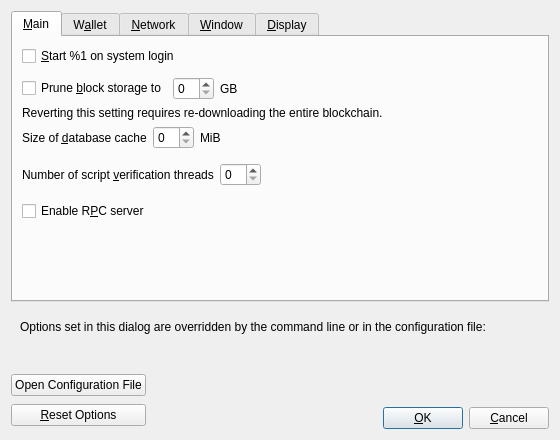
<?xml version="1.0" encoding="UTF-8"?>
<ui version="4.0">
 <class>OptionsDialog</class>
 <widget class="QDialog" name="OptionsDialog">
  <property name="geometry">
   <rect>
    <x>0</x>
    <y>0</y>
    <width>560</width>
    <height>440</height>
   </rect>
  </property>
  <property name="windowTitle">
   <string>Options</string>
  </property>
  <property name="modal">
   <bool>true</bool>
  </property>
  <layout class="QVBoxLayout" name="verticalLayout">
   <item>
    <widget class="QTabWidget" name="tabWidget">
     <property name="currentIndex">
      <number>0</number>
     </property>
     <widget class="QWidget" name="tabMain">
      <attribute name="title">
       <string>&amp;Main</string>
      </attribute>
      <layout class="QVBoxLayout" name="verticalLayout_Main">
       <item>
        <widget class="QCheckBox" name="xogecoinAtStartup">
         <property name="toolTip">
          <string>Automatically start %1 after logging in to the system.</string>
         </property>
         <property name="text">
          <string>&amp;Start %1 on system login</string>
         </property>
        </widget>
       </item>
       <item>
        <spacer name="horizontalSpacer_0_Main">
         <property name="orientation">
          <enum>Qt::Horizontal</enum>
         </property>
         <property name="sizeHint" stdset="0">
          <size>
           <width>40</width>
           <height>5</height>
          </size>
         </property>
        </spacer>
       </item>
       <item>
        <layout class="QHBoxLayout" name="horizontalLayout_Main_Prune">
         <item>
          <widget class="QCheckBox" name="prune">
           <property name="toolTip">
            <string>Enabling pruning significantly reduces the disk space required to store transactions. All blocks are still fully validated. Reverting this setting requires re-downloading the entire blockchain.</string>
           </property>
           <property name="text">
            <string>Prune &amp;block storage to</string>
           </property>
          </widget>
         </item>
         <item>
          <widget class="QSpinBox" name="pruneSize"/>
         </item>
         <item>
          <widget class="QLabel" name="pruneSizeUnitLabel">
           <property name="text">
            <string>GB</string>
           </property>
           <property name="textFormat">
            <enum>Qt::PlainText</enum>
           </property>
          </widget>
         </item>
         <item>
          <spacer name="horizontalSpacer_Main_Prune">
           <property name="orientation">
            <enum>Qt::Horizontal</enum>
           </property>
           <property name="sizeHint" stdset="0">
            <size>
             <width>40</width>
             <height>20</height>
            </size>
           </property>
          </spacer>
         </item>
        </layout>
       </item>
       <item>
        <widget class="QLabel" name="pruneWarning">
         <property name="text">
          <string>Reverting this setting requires re-downloading the entire blockchain.</string>
         </property>
         <property name="textFormat">
          <enum>Qt::PlainText</enum>
         </property>
        </widget>
       </item>
       <item>
        <layout class="QHBoxLayout" name="horizontalLayout_2_Main">
         <item>
          <widget class="QLabel" name="databaseCacheLabel">
           <property name="toolTip">
            <string extracomment="Tooltip text for Options window setting that sets the size of the database cache. Explains the corresponding effects of increasing/decreasing this value.">Maximum database cache size. A larger cache can contribute to faster sync, after which the benefit is less pronounced for most use cases. Lowering the cache size will reduce memory usage. Unused mempool memory is shared for this cache.</string>
           </property>
           <property name="text">
            <string>Size of &amp;database cache</string>
           </property>
           <property name="textFormat">
            <enum>Qt::PlainText</enum>
           </property>
           <property name="buddy">
            <cstring>databaseCache</cstring>
           </property>
          </widget>
         </item>
         <item>
          <widget class="QSpinBox" name="databaseCache"/>
         </item>
         <item>
          <widget class="QLabel" name="databaseCacheUnitLabel">
           <property name="text">
            <string>MiB</string>
           </property>
           <property name="textFormat">
            <enum>Qt::PlainText</enum>
           </property>
          </widget>
         </item>
         <item>
          <spacer name="horizontalSpacer_2_Main">
           <property name="orientation">
            <enum>Qt::Horizontal</enum>
           </property>
           <property name="sizeHint" stdset="0">
            <size>
             <width>40</width>
             <height>20</height>
            </size>
           </property>
          </spacer>
         </item>
        </layout>
       </item>
       <item>
        <layout class="QHBoxLayout" name="horizontalLayout_Main_VerifyLabel">
         <item>
          <widget class="QLabel" name="threadsScriptVerifLabel">
           <property name="toolTip">
            <string extracomment="Tooltip text for Options window setting that sets the number of script verification threads. Explains that negative values mean to leave these many cores free to the system.">Set the number of script verification threads. Negative values correspond to the number of cores you want to leave free to the system.</string>
           </property>
           <property name="text">
            <string>Number of script &amp;verification threads</string>
           </property>
           <property name="textFormat">
            <enum>Qt::PlainText</enum>
           </property>
           <property name="buddy">
            <cstring>threadsScriptVerif</cstring>
           </property>
          </widget>
         </item>
         <item>
          <widget class="QSpinBox" name="threadsScriptVerif">
           <property name="toolTip">
            <string>(0 = auto, &lt;0 = leave that many cores free)</string>
           </property>
          </widget>
         </item>
         <item>
          <spacer name="horizontalSpacer_Main_Threads">
           <property name="orientation">
            <enum>Qt::Horizontal</enum>
           </property>
           <property name="sizeHint" stdset="0">
            <size>
             <width>40</width>
             <height>40</height>
            </size>
           </property>
          </spacer>
         </item>
        </layout>
       </item>
       <item>
        <widget class="QCheckBox" name="enableServer">
         <property name="toolTip">
          <string extracomment="Tooltip text for Options window setting that enables the RPC server.">This allows you or a third party tool to communicate with the node through command-line and JSON-RPC commands.</string>
         </property>
         <property name="text">
          <string extracomment="An Options window setting to enable the RPC server.">Enable R&amp;PC server</string>
         </property>
        </widget>
       </item>
       <item>
        <spacer name="verticalSpacer_Main">
         <property name="orientation">
          <enum>Qt::Vertical</enum>
         </property>
         <property name="sizeHint" stdset="0">
          <size>
           <width>20</width>
           <height>40</height>
          </size>
         </property>
        </spacer>
       </item>
      </layout>
     </widget>
     <widget class="QWidget" name="tabWallet">
      <attribute name="title">
       <string>W&amp;allet</string>
      </attribute>
      <layout class="QVBoxLayout" name="verticalLayout_Wallet">
       <item>
        <widget class="QCheckBox" name="subFeeFromAmount">
         <property name="toolTip">
          <string extracomment="Tooltip text for Options window setting that sets subtracting the fee from a sending amount as default.">Whether to set subtract fee from amount as default or not.</string>
         </property>
         <property name="text">
          <string extracomment="An Options window setting to set subtracting the fee from a sending amount as default.">Subtract &amp;fee from amount by default</string>
         </property>
        </widget>
       </item>
       <item>
        <widget class="QGroupBox" name="groupBox">
         <property name="title">
          <string>Expert</string>
         </property>
         <layout class="QVBoxLayout" name="verticalLayout_2">
          <item>
           <widget class="QCheckBox" name="coinControlFeatures">
            <property name="toolTip">
             <string>Whether to show coin control features or not.</string>
            </property>
            <property name="text">
             <string>Enable coin &amp;control features</string>
            </property>
           </widget>
          </item>
          <item>
           <widget class="QCheckBox" name="spendZeroConfChange">
            <property name="toolTip">
             <string>If you disable the spending of unconfirmed change, the change from a transaction cannot be used until that transaction has at least one confirmation. This also affects how your balance is computed.</string>
            </property>
            <property name="text">
             <string>&amp;Spend unconfirmed change</string>
            </property>
           </widget>
          </item>
          <item>
           <widget class="QCheckBox" name="m_enable_psbt_controls">
            <property name="text">
             <string extracomment="An options window setting to enable PSBT controls.">Enable &amp;PSBT controls</string>
            </property>
            <property name="toolTip">
             <string extracomment="Tooltip text for options window setting that enables PSBT controls.">Whether to show PSBT controls.</string>
            </property>
           </widget>
          </item>
         </layout>
        </widget>
       </item>
       <item>
        <widget class="QGroupBox" name="groupBoxHww">
         <property name="title">
          <string>External Signer (e.g. hardware wallet)</string>
         </property>
         <layout class="QVBoxLayout" name="verticalLayoutHww">
          <item>
           <layout class="QHBoxLayout" name="horizontalLayoutHww">
            <item>
             <widget class="QLabel" name="externalSignerPathLabel">
              <property name="text">
               <string>&amp;External signer script path</string>
              </property>
              <property name="buddy">
               <cstring>externalSignerPath</cstring>
              </property>
             </widget>
            </item>
            <item>
             <widget class="QLineEdit" name="externalSignerPath">
              <property name="toolTip">
               <string>Full path to a Qogecoin Core compatible script (e.g. C:\Downloads\hwi.exe or /Users/you/Downloads/hwi.py). Beware: malware can steal your coins!</string>
              </property>
             </widget>
            </item>
           </layout>
          </item>
         </layout>
        </widget>
       </item>
       <item>
        <spacer name="verticalSpacer_Wallet">
         <property name="orientation">
          <enum>Qt::Vertical</enum>
         </property>
         <property name="sizeHint" stdset="0">
          <size>
           <width>20</width>
           <height>40</height>
          </size>
         </property>
        </spacer>
       </item>
      </layout>
     </widget>
     <widget class="QWidget" name="tabNetwork">
      <attribute name="title">
       <string>&amp;Network</string>
      </attribute>
      <layout class="QVBoxLayout" name="verticalLayout_Network">
       <item>
        <widget class="QCheckBox" name="mapPortUpnp">
         <property name="toolTip">
          <string>Automatically open the Qogecoin client port on the router. This only works when your router supports UPnP and it is enabled.</string>
         </property>
         <property name="text">
          <string>Map port using &amp;UPnP</string>
         </property>
        </widget>
       </item>
       <item>
        <widget class="QCheckBox" name="mapPortNatpmp">
         <property name="toolTip">
          <string>Automatically open the Qogecoin client port on the router. This only works when your router supports NAT-PMP and it is enabled. The external port could be random.</string>
         </property>
         <property name="text">
          <string>Map port using NA&amp;T-PMP</string>
         </property>
        </widget>
       </item>
       <item>
        <widget class="QCheckBox" name="allowIncoming">
         <property name="toolTip">
          <string>Accept connections from outside.</string>
         </property>
         <property name="text">
          <string>Allow incomin&amp;g connections</string>
         </property>
        </widget>
       </item>
       <item>
        <widget class="QCheckBox" name="connectSocks">
         <property name="toolTip">
          <string>Connect to the Qogecoin network through a SOCKS5 proxy.</string>
         </property>
         <property name="text">
          <string>&amp;Connect through SOCKS5 proxy (default proxy):</string>
         </property>
        </widget>
       </item>
       <item>
        <layout class="QHBoxLayout" name="horizontalLayout_1_Network">
         <item>
          <widget class="QLabel" name="proxyIpLabel">
           <property name="text">
            <string>Proxy &amp;IP:</string>
           </property>
           <property name="textFormat">
            <enum>Qt::PlainText</enum>
           </property>
           <property name="buddy">
            <cstring>proxyIp</cstring>
           </property>
          </widget>
         </item>
         <item>
          <widget class="QValidatedLineEdit" name="proxyIp">
           <property name="minimumSize">
            <size>
             <width>140</width>
             <height>0</height>
            </size>
           </property>
           <property name="maximumSize">
            <size>
             <width>140</width>
             <height>16777215</height>
            </size>
           </property>
           <property name="toolTip">
            <string>IP address of the proxy (e.g. IPv4: 127.0.0.1 / IPv6: ::1)</string>
           </property>
          </widget>
         </item>
         <item>
          <widget class="QLabel" name="proxyPortLabel">
           <property name="text">
            <string>&amp;Port:</string>
           </property>
           <property name="textFormat">
            <enum>Qt::PlainText</enum>
           </property>
           <property name="buddy">
            <cstring>proxyPort</cstring>
           </property>
          </widget>
         </item>
         <item>
          <widget class="QLineEdit" name="proxyPort">
           <property name="minimumSize">
            <size>
             <width>55</width>
             <height>0</height>
            </size>
           </property>
           <property name="maximumSize">
            <size>
             <width>55</width>
             <height>16777215</height>
            </size>
           </property>
           <property name="toolTip">
            <string>Port of the proxy (e.g. 9050)</string>
           </property>
          </widget>
         </item>
         <item>
          <spacer name="horizontalSpacer_1_Network">
           <property name="orientation">
            <enum>Qt::Horizontal</enum>
           </property>
           <property name="sizeHint" stdset="0">
            <size>
             <width>40</width>
             <height>20</height>
            </size>
           </property>
          </spacer>
         </item>
        </layout>
       </item>
       <item>
        <layout class="QHBoxLayout" name="horizontalLayout_2_Network">
         <item>
          <widget class="QLabel" name="proxyActiveNets">
           <property name="text">
            <string>Used for reaching peers via:</string>
           </property>
           <property name="textFormat">
            <enum>Qt::PlainText</enum>
           </property>
          </widget>
         </item>
         <item>
          <widget class="QCheckBox" name="proxyReachIPv4">
           <property name="enabled">
            <bool>false</bool>
           </property>
           <property name="toolTip">
            <string>Shows if the supplied default SOCKS5 proxy is used to reach peers via this network type.</string>
           </property>
           <property name="text">
            <string/>
           </property>
          </widget>
         </item>
         <item>
          <widget class="QLabel" name="proxyReachIPv4Label">
           <property name="text">
            <string>IPv4</string>
           </property>
           <property name="textFormat">
            <enum>Qt::PlainText</enum>
           </property>
          </widget>
         </item>
         <item>
          <widget class="QCheckBox" name="proxyReachIPv6">
           <property name="enabled">
            <bool>false</bool>
           </property>
           <property name="toolTip">
            <string>Shows if the supplied default SOCKS5 proxy is used to reach peers via this network type.</string>
           </property>
           <property name="text">
            <string/>
           </property>
          </widget>
         </item>
         <item>
          <widget class="QLabel" name="proxyReachIPv6Label">
           <property name="text">
            <string>IPv6</string>
           </property>
           <property name="textFormat">
            <enum>Qt::PlainText</enum>
           </property>
          </widget>
         </item>
         <item>
          <widget class="QCheckBox" name="proxyReachTor">
           <property name="enabled">
            <bool>false</bool>
           </property>
           <property name="toolTip">
            <string>Shows if the supplied default SOCKS5 proxy is used to reach peers via this network type.</string>
           </property>
           <property name="text">
            <string/>
           </property>
          </widget>
         </item>
         <item>
          <widget class="QLabel" name="proxyReachTorLabel">
           <property name="text">
            <string>Tor</string>
           </property>
           <property name="textFormat">
            <enum>Qt::PlainText</enum>
           </property>
          </widget>
         </item>
         <item>
          <spacer name="horizontalSpacer_2_Network">
           <property name="orientation">
            <enum>Qt::Horizontal</enum>
           </property>
           <property name="sizeHint" stdset="0">
            <size>
             <width>40</width>
             <height>20</height>
            </size>
           </property>
          </spacer>
         </item>
        </layout>
       </item>
       <item>
        <widget class="QCheckBox" name="connectSocksTor">
         <property name="toolTip">
          <string>Connect to the Qogecoin network through a separate SOCKS5 proxy for Tor onion services.</string>
         </property>
         <property name="text">
          <string>Use separate SOCKS&amp;5 proxy to reach peers via Tor onion services:</string>
         </property>
        </widget>
       </item>
       <item>
        <layout class="QHBoxLayout" name="horizontalLayout_3_Network">
         <item>
          <widget class="QLabel" name="proxyIpTorLabel">
           <property name="text">
            <string>Proxy &amp;IP:</string>
           </property>
           <property name="textFormat">
            <enum>Qt::PlainText</enum>
           </property>
           <property name="buddy">
            <cstring>proxyIpTor</cstring>
           </property>
          </widget>
         </item>
         <item>
          <widget class="QValidatedLineEdit" name="proxyIpTor">
           <property name="minimumSize">
            <size>
             <width>140</width>
             <height>0</height>
            </size>
           </property>
           <property name="maximumSize">
            <size>
             <width>140</width>
             <height>16777215</height>
            </size>
           </property>
           <property name="toolTip">
            <string>IP address of the proxy (e.g. IPv4: 127.0.0.1 / IPv6: ::1)</string>
           </property>
          </widget>
         </item>
         <item>
          <widget class="QLabel" name="proxyPortTorLabel">
           <property name="text">
            <string>&amp;Port:</string>
           </property>
           <property name="textFormat">
            <enum>Qt::PlainText</enum>
           </property>
           <property name="buddy">
            <cstring>proxyPortTor</cstring>
           </property>
          </widget>
         </item>
         <item>
          <widget class="QLineEdit" name="proxyPortTor">
           <property name="minimumSize">
            <size>
             <width>55</width>
             <height>0</height>
            </size>
           </property>
           <property name="maximumSize">
            <size>
             <width>55</width>
             <height>16777215</height>
            </size>
           </property>
           <property name="toolTip">
            <string>Port of the proxy (e.g. 9050)</string>
           </property>
          </widget>
         </item>
         <item>
          <spacer name="horizontalSpacer_4_Network">
           <property name="orientation">
            <enum>Qt::Horizontal</enum>
           </property>
           <property name="sizeHint" stdset="0">
            <size>
             <width>40</width>
             <height>20</height>
            </size>
           </property>
          </spacer>
         </item>
        </layout>
       </item>
       <item>
        <spacer name="verticalSpacer_Network">
         <property name="orientation">
          <enum>Qt::Vertical</enum>
         </property>
         <property name="sizeHint" stdset="0">
          <size>
           <width>20</width>
           <height>40</height>
          </size>
         </property>
        </spacer>
       </item>
      </layout>
     </widget>
     <widget class="QWidget" name="tabWindow">
      <attribute name="title">
       <string>&amp;Window</string>
      </attribute>
      <layout class="QVBoxLayout" name="verticalLayout_Window">
       <item>
        <widget class="QCheckBox" name="showTrayIcon">
         <property name="toolTip">
          <string>Show the icon in the system tray.</string>
         </property>
         <property name="text">
          <string>&amp;Show tray icon</string>
         </property>
         <property name="checked">
          <bool>true</bool>
         </property>
        </widget>
       </item>
       <item>
        <widget class="QCheckBox" name="minimizeToTray">
         <property name="toolTip">
          <string>Show only a tray icon after minimizing the window.</string>
         </property>
         <property name="text">
          <string>&amp;Minimize to the tray instead of the taskbar</string>
         </property>
        </widget>
       </item>
       <item>
        <widget class="QCheckBox" name="minimizeOnClose">
         <property name="toolTip">
          <string>Minimize instead of exit the application when the window is closed. When this option is enabled, the application will be closed only after selecting Exit in the menu.</string>
         </property>
         <property name="text">
          <string>M&amp;inimize on close</string>
         </property>
        </widget>
       </item>
       <item>
        <spacer name="verticalSpacer_Window">
         <property name="orientation">
          <enum>Qt::Vertical</enum>
         </property>
         <property name="sizeHint" stdset="0">
          <size>
           <width>20</width>
           <height>40</height>
          </size>
         </property>
        </spacer>
       </item>
      </layout>
     </widget>
     <widget class="QWidget" name="tabDisplay">
      <attribute name="title">
       <string>&amp;Display</string>
      </attribute>
      <layout class="QVBoxLayout" name="verticalLayout_Display">
       <item>
        <layout class="QHBoxLayout" name="horizontalLayout_1_Display">
         <item>
          <widget class="QLabel" name="langLabel">
           <property name="text">
            <string>User Interface &amp;language:</string>
           </property>
           <property name="textFormat">
            <enum>Qt::PlainText</enum>
           </property>
           <property name="buddy">
            <cstring>lang</cstring>
           </property>
          </widget>
         </item>
         <item>
          <widget class="QValueComboBox" name="lang">
           <property name="toolTip">
            <string>The user interface language can be set here. This setting will take effect after restarting %1.</string>
           </property>
          </widget>
         </item>
        </layout>
       </item>
       <item>
        <layout class="QHBoxLayout" name="horizontalLayout_2_Display">
         <item>
          <widget class="QLabel" name="unitLabel">
           <property name="text">
            <string>&amp;Unit to show amounts in:</string>
           </property>
           <property name="textFormat">
            <enum>Qt::PlainText</enum>
           </property>
           <property name="buddy">
            <cstring>unit</cstring>
           </property>
          </widget>
         </item>
         <item>
          <widget class="QValueComboBox" name="unit">
           <property name="toolTip">
            <string>Choose the default subdivision unit to show in the interface and when sending coins.</string>
           </property>
          </widget>
         </item>
        </layout>
       </item>
       <item>
        <layout class="QHBoxLayout" name="horizontalLayout_3_Display">
         <item>
          <widget class="QLabel" name="thirdPartyTxUrlsLabel">
           <property name="toolTip">
            <string>Third-party URLs (e.g. a block explorer) that appear in the transactions tab as context menu items. %s in the URL is replaced by transaction hash. Multiple URLs are separated by vertical bar |.</string>
           </property>
           <property name="text">
            <string>&amp;Third-party transaction URLs</string>
           </property>
           <property name="buddy">
            <cstring>thirdPartyTxUrls</cstring>
           </property>
          </widget>
         </item>
         <item>
          <widget class="QLineEdit" name="thirdPartyTxUrls">
           <property name="toolTip">
            <string>Third-party URLs (e.g. a block explorer) that appear in the transactions tab as context menu items. %s in the URL is replaced by transaction hash. Multiple URLs are separated by vertical bar |.</string>
           </property>
           <property name="placeholderText">
            <string notr="true">https://example.com/tx/%s</string>
           </property>
          </widget>
         </item>
        </layout>
       </item>
       <item>
        <widget class="QGroupBox" name="font_groupBox">
         <property name="title">
          <string>Monospaced font in the Overview tab:</string>
         </property>
         <layout class="QVBoxLayout" name="font_verticalLayout">
          <item>
           <layout class="QHBoxLayout" name="embeddedFont_horizontalLayout">
            <item>
             <widget class="QRadioButton" name="embeddedFont_radioButton">
              <property name="text">
               <string>embedded &quot;%1&quot;</string>
              </property>
             </widget>
            </item>
            <item>
             <spacer name="embeddedFont_horizontalSpacer">
              <property name="orientation">
               <enum>Qt::Horizontal</enum>
              </property>
              <property name="sizeHint" stdset="0">
               <size>
                <width>40</width>
                <height>20</height>
               </size>
              </property>
             </spacer>
            </item>
            <item>
             <layout class="QVBoxLayout" name="embeddedFont_verticalLayout">
              <item>
               <widget class="QLabel" name="embeddedFont_label_1">
                <property name="text">
                 <string notr="true">111.11111111 Qoge</string>
                </property>
               </widget>
              </item>
              <item>
               <widget class="QLabel" name="embeddedFont_label_9">
                <property name="text">
                 <string notr="true">909.09090909 Qoge</string>
                </property>
               </widget>
              </item>
             </layout>
            </item>
           </layout>
          </item>
          <item>
           <widget class="Line" name="font_line">
            <property name="orientation">
             <enum>Qt::Horizontal</enum>
            </property>
           </widget>
          </item>
          <item>
           <layout class="QHBoxLayout" name="systemFont_horizontalLayout">
            <item>
             <widget class="QRadioButton" name="systemFont_radioButton">
              <property name="text">
               <string>closest matching &quot;%1&quot;</string>
              </property>
             </widget>
            </item>
            <item>
             <spacer name="systemFont_horizontalSpacer">
              <property name="orientation">
               <enum>Qt::Horizontal</enum>
              </property>
              <property name="sizeHint" stdset="0">
               <size>
                <width>40</width>
                <height>20</height>
               </size>
              </property>
             </spacer>
            </item>
            <item>
             <layout class="QVBoxLayout" name="systemFont_verticalLayout">
              <item>
               <widget class="QLabel" name="systemFont_label_1">
                <property name="text">
                 <string notr="true">111.11111111 Qoge</string>
                </property>
               </widget>
              </item>
              <item>
               <widget class="QLabel" name="systemFont_label_9">
                <property name="text">
                 <string notr="true">909.09090909 Qoge</string>
                </property>
               </widget>
              </item>
             </layout>
            </item>
           </layout>
          </item>
         </layout>
        </widget>
       </item>
       <item>
        <spacer name="verticalSpacer_Display">
         <property name="orientation">
          <enum>Qt::Vertical</enum>
         </property>
         <property name="sizeHint" stdset="0">
          <size>
           <width>20</width>
           <height>40</height>
          </size>
         </property>
        </spacer>
       </item>
      </layout>
     </widget>
    </widget>
   </item>
   <item>
    <widget class="QFrame" name="frame">
     <layout class="QVBoxLayout" name="verticalLayout_Bottom">
      <item>
       <layout class="QHBoxLayout" name="horizontalLayout_Bottom">
        <item>
         <widget class="QLabel" name="overriddenByCommandLineInfoLabel">
          <property name="text">
           <string>Options set in this dialog are overridden by the command line or in the configuration file:</string>
          </property>
          <property name="textFormat">
           <enum>Qt::PlainText</enum>
          </property>
         </widget>
        </item>
        <item>
         <spacer name="horizontalSpacer_Bottom">
          <property name="orientation">
           <enum>Qt::Horizontal</enum>
          </property>
          <property name="sizeHint" stdset="0">
           <size>
            <width>40</width>
            <height>20</height>
           </size>
          </property>
         </spacer>
        </item>
       </layout>
      </item>
      <item>
       <widget class="QLabel" name="overriddenByCommandLineLabel">
        <property name="text">
         <string/>
        </property>
        <property name="textFormat">
         <enum>Qt::PlainText</enum>
        </property>
        <property name="wordWrap">
         <bool>true</bool>
        </property>
       </widget>
      </item>
     </layout>
    </widget>
   </item>
   <item>
    <layout class="QHBoxLayout" name="horizontalLayout_Buttons">
     <item>
      <layout class="QVBoxLayout" name="verticalLayout_Buttons">
       <item>
        <widget class="QPushButton" name="openQogecoinConfButton">
         <property name="toolTip">
          <string>Open the %1 configuration file from the working directory.</string>
         </property>
         <property name="text">
          <string>Open Configuration File</string>
         </property>
         <property name="autoDefault">
          <bool>false</bool>
         </property>
        </widget>
       </item>
       <item>
        <widget class="QPushButton" name="resetButton">
         <property name="toolTip">
          <string>Reset all client options to default.</string>
         </property>
         <property name="text">
          <string>&amp;Reset Options</string>
         </property>
         <property name="autoDefault">
          <bool>false</bool>
         </property>
        </widget>
       </item>
      </layout>
     </item>
     <item>
      <spacer name="horizontalSpacer_1">
       <property name="orientation">
        <enum>Qt::Horizontal</enum>
       </property>
       <property name="sizeHint" stdset="0">
        <size>
         <width>40</width>
         <height>48</height>
        </size>
       </property>
      </spacer>
     </item>
     <item>
      <widget class="QLabel" name="statusLabel">
       <property name="minimumSize">
        <size>
         <width>200</width>
         <height>0</height>
        </size>
       </property>
       <property name="font">
        <font>
         <weight>75</weight>
         <bold>true</bold>
        </font>
       </property>
       <property name="text">
        <string/>
       </property>
       <property name="textFormat">
        <enum>Qt::PlainText</enum>
       </property>
       <property name="wordWrap">
        <bool>true</bool>
       </property>
      </widget>
     </item>
     <item>
      <spacer name="horizontalSpacer_2">
       <property name="orientation">
        <enum>Qt::Horizontal</enum>
       </property>
       <property name="sizeHint" stdset="0">
        <size>
         <width>40</width>
         <height>48</height>
        </size>
       </property>
      </spacer>
     </item>
     <item>
      <layout class="QVBoxLayout" name="verticalLayout_4">
       <item>
        <spacer name="verticalSpacer">
         <property name="orientation">
          <enum>Qt::Vertical</enum>
         </property>
         <property name="sizeHint" stdset="0">
          <size>
           <width>20</width>
           <height>40</height>
          </size>
         </property>
        </spacer>
       </item>
       <item>
        <layout class="QHBoxLayout" name="horizontalLayout">
         <item>
          <widget class="QPushButton" name="okButton">
           <property name="text">
            <string>&amp;OK</string>
           </property>
           <property name="autoDefault">
            <bool>false</bool>
           </property>
           <property name="default">
            <bool>true</bool>
           </property>
          </widget>
         </item>
         <item>
          <widget class="QPushButton" name="cancelButton">
           <property name="text">
            <string>&amp;Cancel</string>
           </property>
           <property name="autoDefault">
            <bool>false</bool>
           </property>
          </widget>
         </item>
        </layout>
       </item>
      </layout>
     </item>
    </layout>
   </item>
  </layout>
 </widget>
 <customwidgets>
  <customwidget>
   <class>QValidatedLineEdit</class>
   <extends>QLineEdit</extends>
   <header>qt/qvalidatedlineedit.h</header>
  </customwidget>
  <customwidget>
   <class>QValueComboBox</class>
   <extends>QComboBox</extends>
   <header>qt/qvaluecombobox.h</header>
  </customwidget>
 </customwidgets>
 <resources/>
 <connections/>
</ui>
